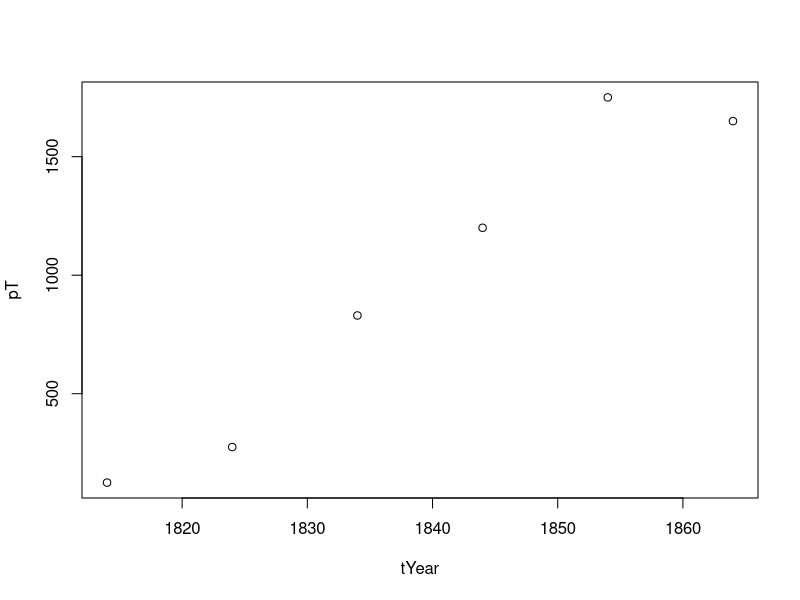
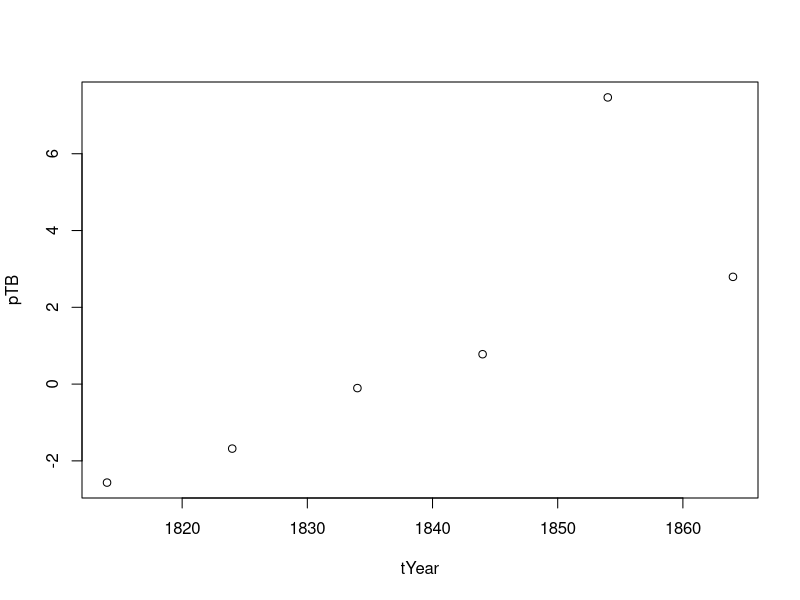
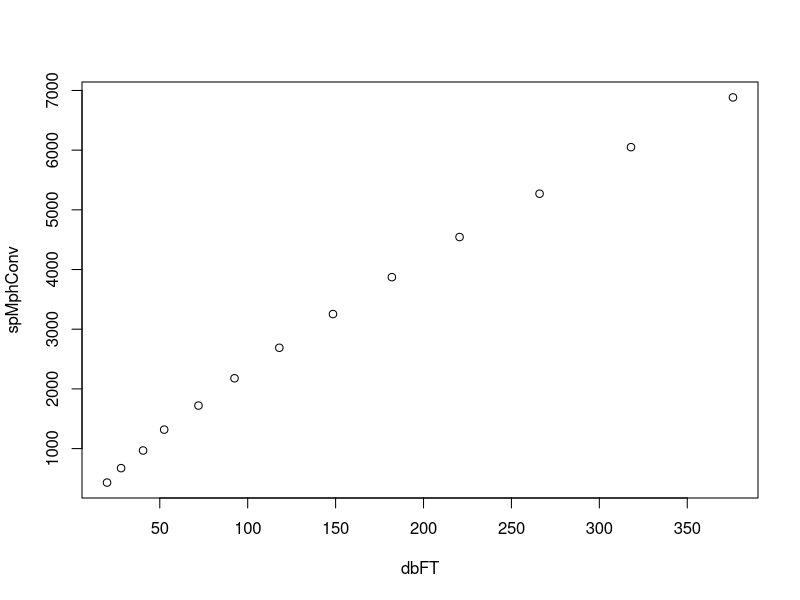

These charts were generated, in order, by the following R code:
## ---- chunk 1
tYear <- c(1814, 1824, 1834, 1844, 1854, 1864)
pT <- c(125, 275, 830, 1200, 1750, 1650)
plot(tYear, pT)
## ---- chunk 2
pTB <- log(pT/(1751-pT))
plot(tYear, pTB)
#weird outlier, but still seems reasonable...
rM <- (pTB[6]- pTB[1])/(tYear[6] - tYear[1])
#rM = 0.1071795
C = -4
tStar = -(C/rM)
#t* = 37.32

## ---- chunk 3
k <- 1/.108
#equating miles to feet and hours to seconds:
k <- k*((5280/3600)^2)
k
## ---- chunk 4
dbFT <- c(20,28,40.5,52.5, 72, 92.5, 118, 148.5, 182, 220.5, 266, 318, 376)
speedMPH <- c(20,25,30,35,40,45,50,55,60,65,70,75,80)
spMphConv <- ((speedMPH^2)/2) * ((5280/3600)^2)
plot(dbFT, spMphConv)
k2a <- spMphConv[length(spMphConv)]/dbFT[length(dbFT)]
k2a
## ---- chunk 5
voFoot <- .0004 * 10000
rinInch <- 20 * 100 * .04 * 30
routFoot <- .0004 * 1000
#V(t) = voFoot + (rinInch - routFoot)t
rInMinOut <- (rinInch*12) - routFoot

